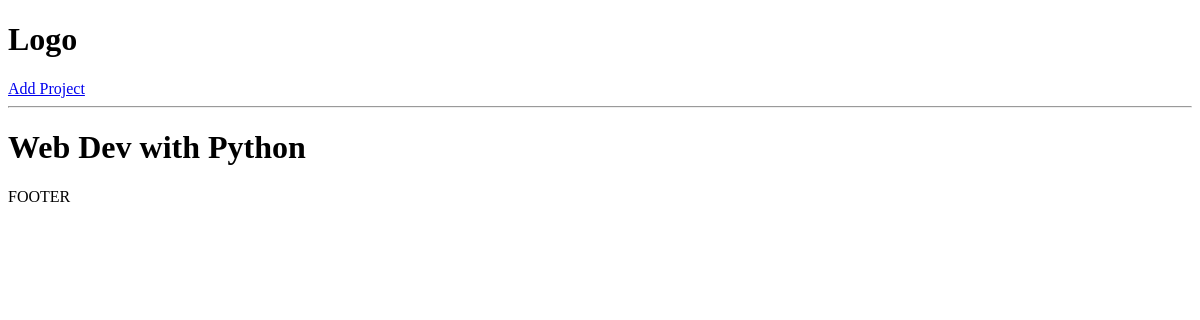
Page /project/a3c1183d-49eb-492e-b4cd-8f7c4db36b79/ on the earlier database version.
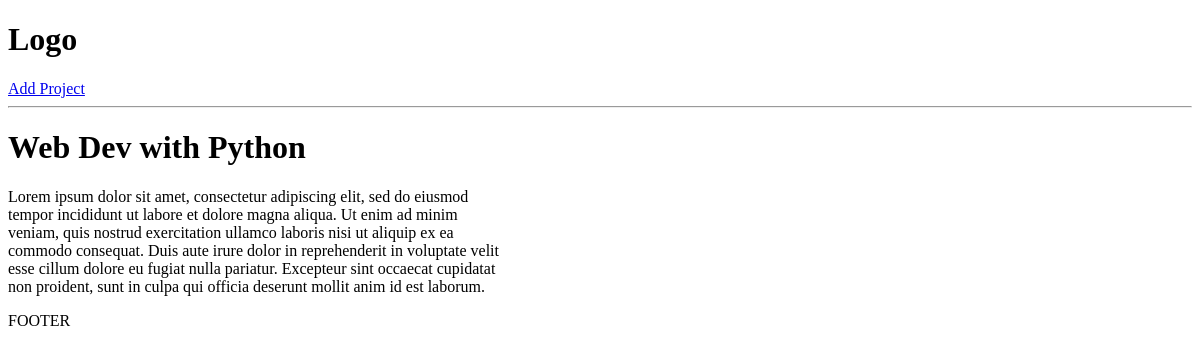
Same page on the later database version.
### projects/models.py (models this page shows, shortened)
class Project(models.Model):
    title = models.CharField(max_length=200)
    description = models.TextField(null=True, blank=True)
    demo_link = models.CharField(max_length=2000, null=True, blank=True)
    source_link = models.CharField(max_length=2000, null=True, blank=True)
    created = models.DateTimeField(auto_now_add=True)
    id = models.UUIDField(default=uuid.uuid4, unique=True, primary_key=True, editable=False)
    tags = models.ManyToManyField('Tag', blank=True)
    vote_total = models.IntegerField(default=0, null=True, blank=True)
    vote_ratio = models.IntegerField(default=0, null=True, blank=True)

### projects/views.py (the view)
# urls.py: path('project/<str:pk>/', views.project, name='project'),
def project(request, pk):
    result = Project.objects.get(id=pk)
    return render(request, 'single-project.html',
                  {'project': result})

### projects/templates/single-project.html (shortened to what this page needs)
{% extends 'base.html' %}
{% block content %}
<h1>{{project.title}}</h1>
<p style="width: 500px">{{project.description}}</p>
{% endblock %}

Differences in the rows shown:
changed Project "Web Dev with Python": description (not shown) → "Lorem ipsum dolor sit amet, consectetur adipiscing elit, sed do eiusmod tempor incididunt ut labore et dolore magna aliqua. Ut enim ad minim veniam, quis nostrud exercitation ullamco laboris nisi ut aliquip ex ea commodo consequat. Duis aute irure dolor in reprehenderit in voluptate velit esse cillum dolore eu fugiat nulla pariatur. Excepteur sint occaecat cupidatat non proident, sunt in culpa qui officia deserunt mollit anim id est laborum."
